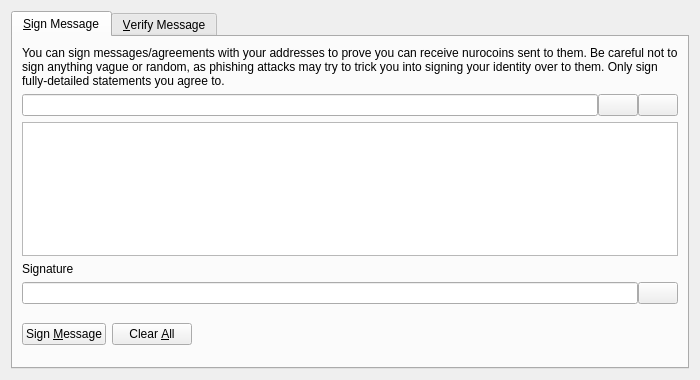
<?xml version="1.0" encoding="UTF-8"?>
<ui version="4.0">
 <class>SignVerifyMessageDialog</class>
 <widget class="QDialog" name="SignVerifyMessageDialog">
  <property name="geometry">
   <rect>
    <x>0</x>
    <y>0</y>
    <width>700</width>
    <height>380</height>
   </rect>
  </property>
  <property name="windowTitle">
   <string>Signatures - Sign / Verify a Message</string>
  </property>
  <property name="modal">
   <bool>true</bool>
  </property>
  <layout class="QVBoxLayout" name="verticalLayout">
   <item>
    <widget class="QTabWidget" name="tabWidget">
     <property name="currentIndex">
      <number>0</number>
     </property>
     <widget class="QWidget" name="tabSignMessage">
      <attribute name="title">
       <string>&amp;Sign Message</string>
      </attribute>
      <layout class="QVBoxLayout" name="verticalLayout_SM">
       <item>
        <widget class="QLabel" name="infoLabel_SM">
         <property name="text">
          <string>You can sign messages/agreements with your addresses to prove you can receive nurocoins sent to them. Be careful not to sign anything vague or random, as phishing attacks may try to trick you into signing your identity over to them. Only sign fully-detailed statements you agree to.</string>
         </property>
         <property name="textFormat">
          <enum>Qt::PlainText</enum>
         </property>
         <property name="wordWrap">
          <bool>true</bool>
         </property>
        </widget>
       </item>
       <item>
        <layout class="QHBoxLayout" name="horizontalLayout_1_SM">
         <property name="spacing">
          <number>0</number>
         </property>
         <item>
          <widget class="QValidatedLineEdit" name="addressIn_SM">
           <property name="toolTip">
            <string>The Nurocoin address to sign the message with</string>
           </property>
          </widget>
         </item>
         <item>
          <widget class="QPushButton" name="addressBookButton_SM">
           <property name="toolTip">
            <string>Choose previously used address</string>
           </property>
           <property name="text">
            <string/>
           </property>
           <property name="icon">
            <iconset resource="../bitcoin.qrc">
             <normaloff>:/icons/address-book</normaloff>:/icons/address-book</iconset>
           </property>
           <property name="shortcut">
            <string>Alt+A</string>
           </property>
           <property name="autoDefault">
            <bool>false</bool>
           </property>
          </widget>
         </item>
         <item>
          <widget class="QPushButton" name="pasteButton_SM">
           <property name="toolTip">
            <string>Paste address from clipboard</string>
           </property>
           <property name="text">
            <string/>
           </property>
           <property name="icon">
            <iconset resource="../bitcoin.qrc">
             <normaloff>:/icons/editpaste</normaloff>:/icons/editpaste</iconset>
           </property>
           <property name="shortcut">
            <string>Alt+P</string>
           </property>
           <property name="autoDefault">
            <bool>false</bool>
           </property>
          </widget>
         </item>
        </layout>
       </item>
       <item>
        <widget class="QPlainTextEdit" name="messageIn_SM">
         <property name="toolTip">
          <string>Enter the message you want to sign here</string>
         </property>
        </widget>
       </item>
       <item>
        <widget class="QLabel" name="signatureLabel_SM">
         <property name="text">
          <string>Signature</string>
         </property>
         <property name="textFormat">
          <enum>Qt::PlainText</enum>
         </property>
        </widget>
       </item>
       <item>
        <layout class="QHBoxLayout" name="horizontalLayout_2_SM">
         <property name="spacing">
          <number>0</number>
         </property>
         <item>
          <widget class="QLineEdit" name="signatureOut_SM">
           <property name="font">
            <font>
             <italic>true</italic>
            </font>
           </property>
           <property name="readOnly">
            <bool>true</bool>
           </property>
          </widget>
         </item>
         <item>
          <widget class="QPushButton" name="copySignatureButton_SM">
           <property name="toolTip">
            <string>Copy the current signature to the system clipboard</string>
           </property>
           <property name="text">
            <string/>
           </property>
           <property name="icon">
            <iconset resource="../bitcoin.qrc">
             <normaloff>:/icons/editcopy</normaloff>:/icons/editcopy</iconset>
           </property>
           <property name="autoDefault">
            <bool>false</bool>
           </property>
          </widget>
         </item>
        </layout>
       </item>
       <item>
        <layout class="QHBoxLayout" name="horizontalLayout_3_SM">
         <item>
          <widget class="QPushButton" name="signMessageButton_SM">
           <property name="toolTip">
            <string>Sign the message to prove you own this Nurocoin address</string>
           </property>
           <property name="text">
            <string>Sign &amp;Message</string>
           </property>
           <property name="icon">
            <iconset resource="../bitcoin.qrc">
             <normaloff>:/icons/edit</normaloff>:/icons/edit</iconset>
           </property>
           <property name="autoDefault">
            <bool>false</bool>
           </property>
          </widget>
         </item>
         <item>
          <widget class="QPushButton" name="clearButton_SM">
           <property name="toolTip">
            <string>Reset all sign message fields</string>
           </property>
           <property name="text">
            <string>Clear &amp;All</string>
           </property>
           <property name="icon">
            <iconset resource="../bitcoin.qrc">
             <normaloff>:/icons/remove</normaloff>:/icons/remove</iconset>
           </property>
           <property name="autoDefault">
            <bool>false</bool>
           </property>
          </widget>
         </item>
         <item>
          <spacer name="horizontalSpacer_1_SM">
           <property name="orientation">
            <enum>Qt::Horizontal</enum>
           </property>
           <property name="sizeHint" stdset="0">
            <size>
             <width>40</width>
             <height>48</height>
            </size>
           </property>
          </spacer>
         </item>
         <item>
          <widget class="QLabel" name="statusLabel_SM">
           <property name="font">
            <font>
             <weight>75</weight>
             <bold>true</bold>
            </font>
           </property>
           <property name="text">
            <string/>
           </property>
           <property name="wordWrap">
            <bool>true</bool>
           </property>
          </widget>
         </item>
         <item>
          <spacer name="horizontalSpacer_2_SM">
           <property name="orientation">
            <enum>Qt::Horizontal</enum>
           </property>
           <property name="sizeHint" stdset="0">
            <size>
             <width>40</width>
             <height>48</height>
            </size>
           </property>
          </spacer>
         </item>
        </layout>
       </item>
      </layout>
     </widget>
     <widget class="QWidget" name="tabVerifyMessage">
      <attribute name="title">
       <string>&amp;Verify Message</string>
      </attribute>
      <layout class="QVBoxLayout" name="verticalLayout_VM">
       <item>
        <widget class="QLabel" name="infoLabel_VM">
         <property name="text">
          <string>Enter the receiver's address, message (ensure you copy line breaks, spaces, tabs, etc. exactly) and signature below to verify the message. Be careful not to read more into the signature than what is in the signed message itself, to avoid being tricked by a man-in-the-middle attack. Note that this only proves the signing party receives with the address, it cannot prove sendership of any transaction!</string>
         </property>
         <property name="textFormat">
          <enum>Qt::PlainText</enum>
         </property>
         <property name="alignment">
          <set>Qt::AlignLeading|Qt::AlignLeft|Qt::AlignTop</set>
         </property>
         <property name="wordWrap">
          <bool>true</bool>
         </property>
        </widget>
       </item>
       <item>
        <layout class="QHBoxLayout" name="horizontalLayout_1_VM">
         <property name="spacing">
          <number>0</number>
         </property>
         <item>
          <widget class="QValidatedLineEdit" name="addressIn_VM">
           <property name="toolTip">
            <string>The Nurocoin address the message was signed with</string>
           </property>
          </widget>
         </item>
         <item>
          <widget class="QPushButton" name="addressBookButton_VM">
           <property name="toolTip">
            <string>Choose previously used address</string>
           </property>
           <property name="text">
            <string/>
           </property>
           <property name="icon">
            <iconset resource="../bitcoin.qrc">
             <normaloff>:/icons/address-book</normaloff>:/icons/address-book</iconset>
           </property>
           <property name="shortcut">
            <string>Alt+A</string>
           </property>
           <property name="autoDefault">
            <bool>false</bool>
           </property>
          </widget>
         </item>
        </layout>
       </item>
       <item>
        <widget class="QPlainTextEdit" name="messageIn_VM"/>
       </item>
       <item>
        <widget class="QValidatedLineEdit" name="signatureIn_VM"/>
       </item>
       <item>
        <layout class="QHBoxLayout" name="horizontalLayout_2_VM">
         <item>
          <widget class="QPushButton" name="verifyMessageButton_VM">
           <property name="toolTip">
            <string>Verify the message to ensure it was signed with the specified Nurocoin address</string>
           </property>
           <property name="text">
            <string>Verify &amp;Message</string>
           </property>
           <property name="icon">
            <iconset resource="../bitcoin.qrc">
             <normaloff>:/icons/transaction_0</normaloff>:/icons/transaction_0</iconset>
           </property>
           <property name="autoDefault">
            <bool>false</bool>
           </property>
          </widget>
         </item>
         <item>
          <widget class="QPushButton" name="clearButton_VM">
           <property name="toolTip">
            <string>Reset all verify message fields</string>
           </property>
           <property name="text">
            <string>Clear &amp;All</string>
           </property>
           <property name="icon">
            <iconset resource="../bitcoin.qrc">
             <normaloff>:/icons/remove</normaloff>:/icons/remove</iconset>
           </property>
           <property name="autoDefault">
            <bool>false</bool>
           </property>
          </widget>
         </item>
         <item>
          <spacer name="horizontalSpacer_1_VM">
           <property name="orientation">
            <enum>Qt::Horizontal</enum>
           </property>
           <property name="sizeHint" stdset="0">
            <size>
             <width>40</width>
             <height>48</height>
            </size>
           </property>
          </spacer>
         </item>
         <item>
          <widget class="QLabel" name="statusLabel_VM">
           <property name="font">
            <font>
             <weight>75</weight>
             <bold>true</bold>
            </font>
           </property>
           <property name="text">
            <string/>
           </property>
           <property name="wordWrap">
            <bool>true</bool>
           </property>
          </widget>
         </item>
         <item>
          <spacer name="horizontalSpacer_2_VM">
           <property name="orientation">
            <enum>Qt::Horizontal</enum>
           </property>
           <property name="sizeHint" stdset="0">
            <size>
             <width>40</width>
             <height>48</height>
            </size>
           </property>
          </spacer>
         </item>
        </layout>
       </item>
      </layout>
     </widget>
    </widget>
   </item>
  </layout>
 </widget>
 <customwidgets>
  <customwidget>
   <class>QValidatedLineEdit</class>
   <extends>QLineEdit</extends>
   <header>qt/qvalidatedlineedit.h</header>
  </customwidget>
 </customwidgets>
 <resources>
  <include location="../bitcoin.qrc"/>
 </resources>
 <connections/>
</ui>
